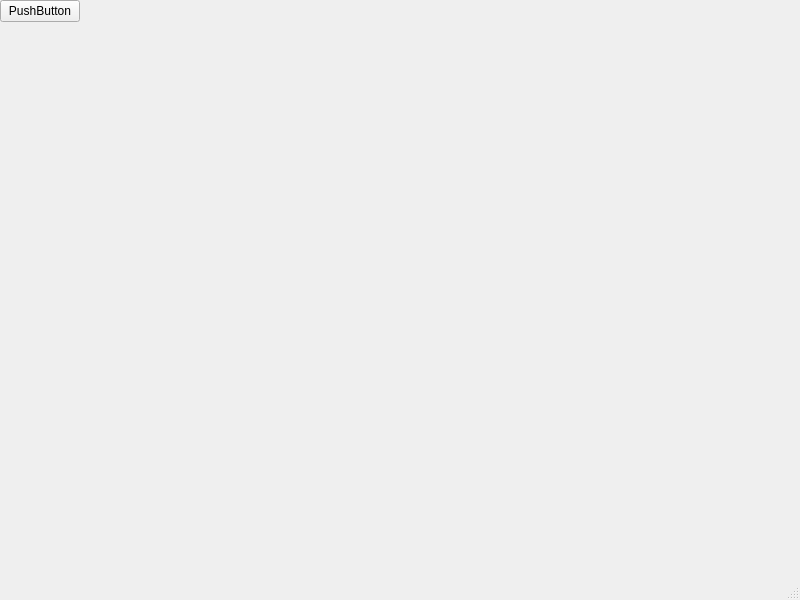
<?xml version="1.0" encoding="UTF-8"?>
<ui version="4.0">
 <class>MainWindow</class>
 <widget class="QMainWindow" name="MainWindow">
  <property name="geometry">
   <rect>
    <x>0</x>
    <y>0</y>
    <width>800</width>
    <height>600</height>
   </rect>
  </property>
  <property name="windowTitle">
   <string>MainWindow</string>
  </property>
  <widget class="QWidget" name="centralwidget">
   <widget class="QPushButton" name="pushButton">
    <property name="mouseTracking">
     <bool>false</bool>
    </property>
    <property name="text">
     <string>PushButton</string>
    </property>
   </widget>
  </widget>
  <widget class="QMenuBar" name="menubar">
   <property name="geometry">
    <rect>
     <x>0</x>
     <y>0</y>
     <width>800</width>
     <height>21</height>
    </rect>
   </property>
  </widget>
  <widget class="QStatusBar" name="statusbar"/>
 </widget>
 <resources/>
 <connections/>
</ui>
